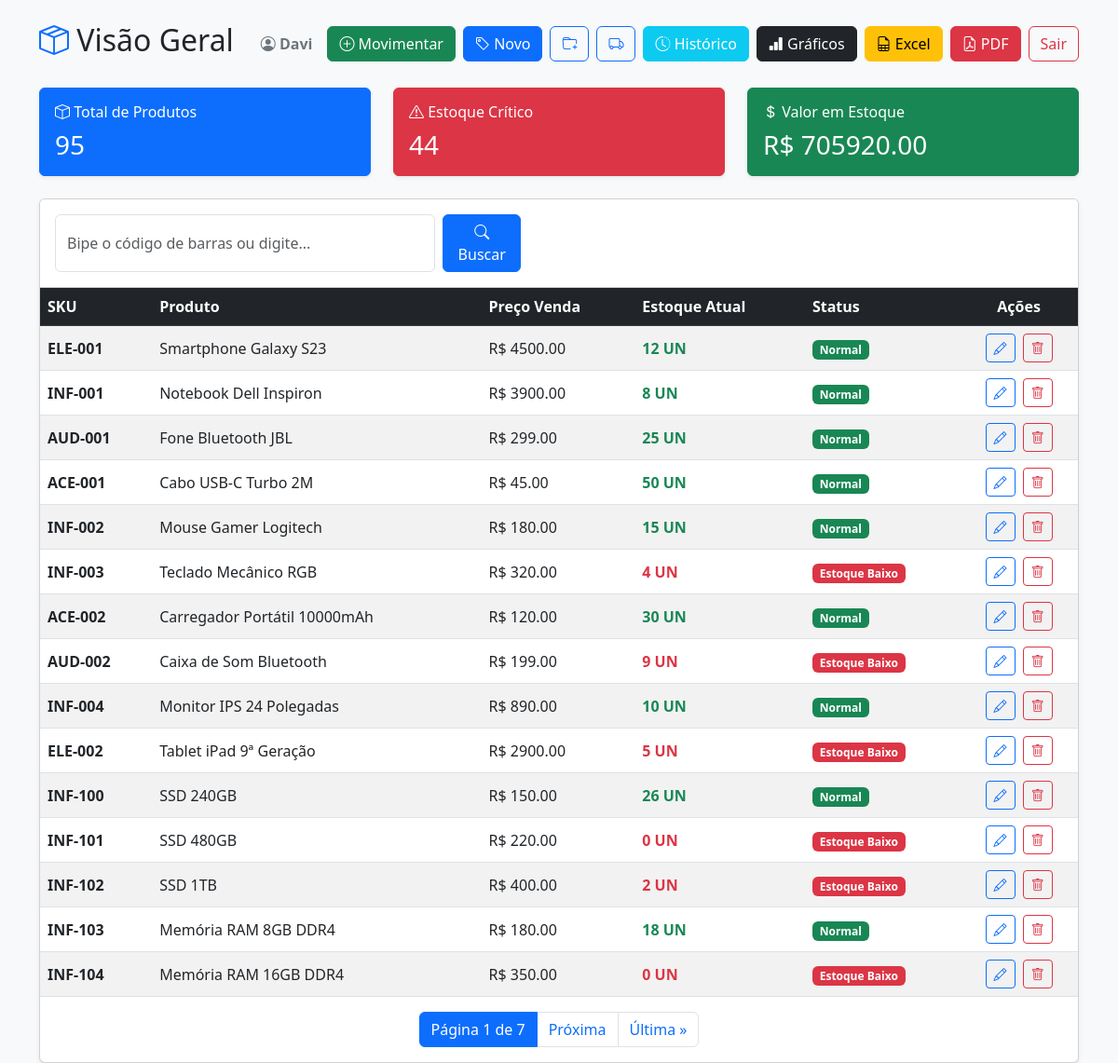
The app's page / (signed in) with its own data.
### estoque/models.py (models this page shows, shortened)
class Produto(models.Model):
    nome = models.CharField(max_length=200)
    sku = models.CharField(max_length=50, unique=True)
    codigo_barras = models.CharField(max_length=50, blank=True, null=True)
    categoria = models.ForeignKey(Categoria, on_delete=models.PROTECT)
    unidade_medida = models.CharField(max_length=20)
    preco_custo = models.DecimalField(max_digits=10, decimal_places=2)
    preco_venda = models.DecimalField(max_digits=10, decimal_places=2)
    estoque_minimo = models.IntegerField(default=5)
    estoque_atual = models.IntegerField(default=0)
    ativo = models.BooleanField(default=True)

### estoque/views.py (the view)
# urls.py: path('', views.dashboard, name='dashboard'),
@login_required
@login_required
def dashboard(request):
    query = request.GET.get('q')
    if query:
        produtos_lista = Produto.objects.filter(Q(nome__icontains=query) | Q(sku__icontains=query))
    else:
        produtos_lista = Produto.objects.all()
    total_produtos = produtos_lista.count()
    itens_baixo_estoque = sum(1 for p in produtos_lista if p.estoque_atual <= p.estoque_minimo)
    valor_total_estoque = sum(p.estoque_atual * p.preco_venda for p in produtos_lista)
    paginator = Paginator(produtos_lista, 15)  # Mostra 15 produtos por página
    page_number = request.GET.get('page')
    page_obj = paginator.get_page(page_number)
    contexto = {
        'page_obj': page_obj,  # Enviamos a página atual em vez da lista inteira
        'query': query,
        'total_produtos': total_produtos,
        'itens_baixo_estoque': itens_baixo_estoque,
        'valor_total_estoque': valor_total_estoque
    }
    return render(request, 'estoque/dashboard.html', contexto)

### estoque/templates/estoque/dashboard.html (shortened to what this page needs)
<!DOCTYPE html>
<html lang="pt-br">
<head>
    <link href="https://cdn.jsdelivr.net/npm/bootstrap@5.3.0/dist/css/bootstrap.min.css" rel="stylesheet">
    <link href="https://cdn.jsdelivr.net/npm/bootstrap-icons@1.10.5/font/bootstrap-icons.css" rel="stylesheet">
</head>
<body class="bg-light">
<div class="container mt-4">
    <div class="d-flex justify-content-between align-items-center mb-4">
        <h2><i class="bi bi-box-seam text-primary"></i> Visão Geral</h2>
        <div class="d-flex align-items-center">
            <span class="me-3 fw-bold text-secondary">
                <i class="bi bi-person-circle"></i> {{ user.username }}
            </span>
            <a href="/movimentacao/" class="btn btn-success me-2">
                <i class="bi bi-plus-circle"></i> Movimentar
            </a>
            {% if user.is_staff %}
                <a href="/produto/novo/" class="btn btn-primary me-2">
                    <i class="bi bi-tag"></i> Novo
                </a>
                <a href="/categoria/nova/" class="btn btn-outline-primary me-2" title="Nova Categoria">
                    <i class="bi bi-folder-plus"></i>
                </a>
                <a href="/fornecedor/novo/" class="btn btn-outline-primary me-2" title="Novo Fornecedor">
                    <i class="bi bi-truck"></i>
                </a>
                <a href="/historico/" class="btn btn-info text-white me-2">
                    <i class="bi bi-clock-history"></i> Histórico
                </a>
                <a href="/relatorio/graficos/" class="btn btn-dark me-2" title="Ver Gráficos">
                    <i class="bi bi-bar-chart-fill"></i> Gráficos
                </a>
                <a href="/relatorio/excel/" class="btn btn-warning me-2" title="Baixar Excel">
                    <i class="bi bi-file-earmark-spreadsheet"></i> Excel
                </a>
                <a href="/relatorio/pdf/" class="btn btn-danger me-2" title="Baixar PDF">
                    <i class="bi bi-file-earmark-pdf"></i> PDF
                </a>
            {% endif %}
            <form method="POST" action="{% url 'logout' %}" class="m-0">
                <button type="submit" class="btn btn-outline-danger">Sair</button>
            </form>
        </div>
    </div>
    <div class="row mb-4">
        <div class="col-md-4">
            <div class="card border-primary bg-primary text-white shadow-sm h-100">
                <div class="card-body">
                    <h6 class="card-title"><i class="bi bi-box"></i> Total de Produtos</h6>
                    <h3 class="mb-0">{{ total_produtos }}</h3>
                </div>
            </div>
        </div>
        <div class="col-md-4">
            <div class="card border-danger bg-danger text-white shadow-sm h-100">
                <div class="card-body">
                    <h6 class="card-title"><i class="bi bi-exclamation-triangle"></i> Estoque Crítico</h6>
                    <h3 class="mb-0">{{ itens_baixo_estoque }}</h3>
                </div>
            </div>
        </div>
        <div class="col-md-4">
            <div class="card border-success bg-success text-white shadow-sm h-100">
                <div class="card-body">
                    <h6 class="card-title"><i class="bi bi-currency-dollar"></i> Valor em Estoque</h6>
                    <h3 class="mb-0">R$ {{ valor_total_estoque|floatformat:2 }}</h3>
                </div>
            </div>
        </div>
    </div>
    <div class="card shadow-sm">
        <div class="card-header bg-white py-3">
            <form method="GET" action="{% url 'dashboard' %}" class="d-flex" style="max-width: 500px;">
                <input type="text" name="q" class="form-control me-2" placeholder="Bipe o código de barras ou digite..." value="{{ query|default_if_none:'' }}" autofocus>
                <button type="submit" class="btn btn-primary"><i class="bi bi-search"></i> Buscar</button>
            </form>
        </div>
        <div class="card-body p-0">
            <table class="table table-hover table-striped mb-0">
                <thead class="table-dark">
                    <tr>
                        <th>SKU</th>
                        <th>Produto</th>
                        <th>Preço Venda</th>
                        <th>Estoque Atual</th>
                        <th>Status</th>
                        {% if user.is_staff %}
                            <th class="text-center">Ações</th>
                        {% endif %}
                    </tr>
                </thead>
                <tbody>
                    {% for produto in page_obj %}
                    <tr>
                        <td class="align-middle fw-bold">{{ produto.sku }}</td>
                        <td class="align-middle">{{ produto.nome }}</td>
                        <td class="align-middle">R$ {{ produto.preco_venda }}</td>
                        <td class="align-middle fw-bold {% if produto.estoque_atual <= produto.estoque_minimo %}text-danger{% else %}text-success{% endif %}">
                            {{ produto.estoque_atual }} {{ produto.unidade_medida }}
                        </td>
                        <td class="align-middle">
                            {% if produto.estoque_atual <= produto.estoque_minimo %}
                                <span class="badge bg-danger">Estoque Baixo</span>
                            {% else %}
                                <span class="badge bg-success">Normal</span>
                            {% endif %}
                        </td>
                        {% if user.is_staff %}
                        <td class="align-middle text-center">
                            <a href="{% url 'editar_produto' produto.id %}" class="btn btn-sm btn-outline-primary" title="Editar">
                                <i class="bi bi-pencil"></i>
                            </a>
                            <a href="{% url 'excluir_produto' produto.id %}" class="btn btn-sm btn-outline-danger ms-1" onclick="return confirm('Tem certeza que deseja apagar o produto {{ produto.nome }}?');" title="Excluir">
                                <i class="bi bi-trash"></i>
                            </a>
                        </td>
                        {% endif %}
                    </tr>
                    {% endfor %}
                </tbody>
            </table>
            <div class="d-flex justify-content-center mt-3 mb-3">
                <nav>
                    <ul class="pagination mb-0">
                        <li class="page-item active"><span class="page-link">Página {{ page_obj.number }} de {{ page_obj.paginator.num_pages }}</span></li>
                        {% if page_obj.has_next %}
                            <li class="page-item"><a class="page-link" href="?page={{ page_obj.next_page_number }}{% if query %}&q={{ query }}{% endif %}">Próxima</a></li>
                            <li class="page-item"><a class="page-link" href="?page={{ page_obj.paginator.num_pages }}{% if query %}&q={{ query }}{% endif %}">Última &raquo;</a></li>
                        {% endif %}
                    </ul>
                </nav>
            </div>
        </div>
    </div>
</div>
</body>
</html>

### records on screen
Produto: sku "ELE-001", nome "Smartphone Galaxy S23", preco_venda "4500.00", estoque_atual "12", unidade_medida "UN", estoque_minimo "Normal"
Produto: sku "INF-001", nome "Notebook Dell Inspiron", preco_venda "3900.00", estoque_atual "8", unidade_medida "UN", estoque_minimo "Normal"
Produto: sku "AUD-001", nome "Fone Bluetooth JBL", preco_venda "299.00", estoque_atual "25", unidade_medida "UN", estoque_minimo "Normal"
Produto: sku "ACE-001", nome "Cabo USB-C Turbo 2M", preco_venda "45.00", estoque_atual "50", unidade_medida "UN", estoque_minimo "Normal"
Produto: sku "INF-002", nome "Mouse Gamer Logitech", preco_venda "180.00", estoque_atual "15", unidade_medida "UN", estoque_minimo "Normal"
Produto: sku "INF-003", nome "Teclado Mecânico RGB", preco_venda "320.00", estoque_atual "4", unidade_medida "UN", estoque_minimo "Estoque Baixo"
Produto: sku "ACE-002", nome "Carregador Portátil 10000mAh", preco_venda "120.00", estoque_atual "30", unidade_medida "UN", estoque_minimo "Normal"
Produto: sku "AUD-002", nome "Caixa de Som Bluetooth", preco_venda "199.00", estoque_atual "9", unidade_medida "UN", estoque_minimo "Estoque Baixo"
Produto: sku "INF-004", nome "Monitor IPS 24 Polegadas", preco_venda "890.00", estoque_atual "10", unidade_medida "UN", estoque_minimo "Normal"
Produto: sku "ELE-002", nome "Tablet iPad 9ª Geração", preco_venda "2900.00", estoque_atual "5", unidade_medida "UN", estoque_minimo "Estoque Baixo"
Produto: sku "INF-100", nome "SSD 240GB", preco_venda "150.00", estoque_atual "26", unidade_medida "UN", estoque_minimo "Normal"
Produto: sku "INF-101", nome "SSD 480GB", preco_venda "220.00", estoque_atual "0", unidade_medida "UN", estoque_minimo "Estoque Baixo"
Produto: sku "INF-102", nome "SSD 1TB", preco_venda "400.00", estoque_atual "2", unidade_medida "UN", estoque_minimo "Estoque Baixo"
Produto: sku "INF-103", nome "Memória RAM 8GB DDR4", preco_venda "180.00", estoque_atual "18", unidade_medida "UN", estoque_minimo "Normal"
Produto: sku "INF-104", nome "Memória RAM 16GB DDR4", preco_venda "350.00", estoque_atual "0", unidade_medida "UN", estoque_minimo "Estoque Baixo"

### other values on screen
{{ user.username }} "Davi"
{{ total_produtos }} "95"
{{ itens_baixo_estoque }} "44"
{{ valor_total_estoque|floatformat:2 }} "705920.00"
{{ page_obj.number }} "1"
{{ page_obj.paginator.num_pages }} "7"
